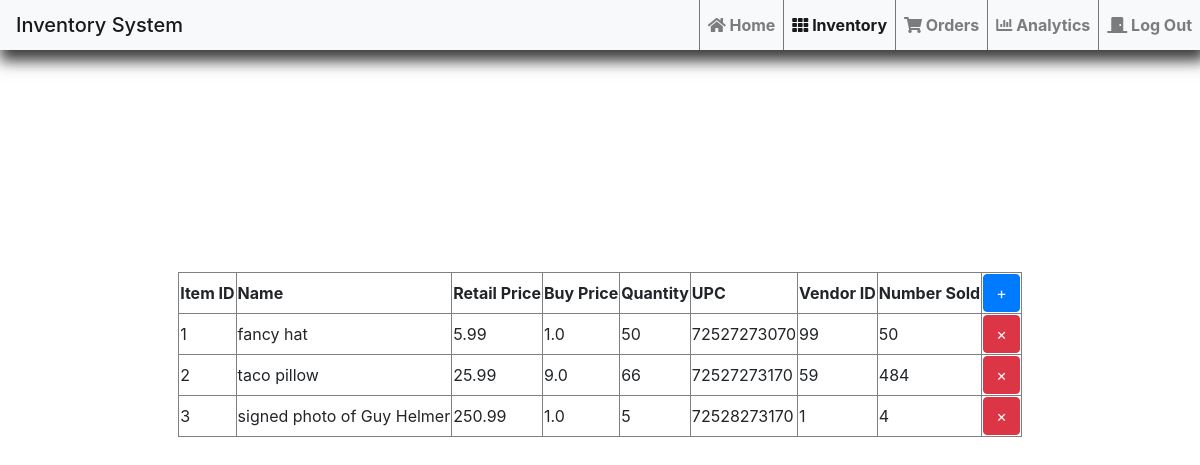
Page /inventory on the committed database.
### tables this page shows
CREATE TABLE inventory (ID 'INTEGER' PRIMARY KEY AUTOINCREMENT, item_id 'INTEGER', item_name 'TEXT',retail_price 'FLOAT',buy_price 'FLOAT', item_quantity 'INTEGER', upc 'INTEGER', vendor_id 'INTEGER', num_item_sold 'INTEGER');

### system.py (the view)
@app.route('/inventory', methods=['GET'])
def inventory():
    con = sqlite3.connect(sqlite_file)
    con.row_factory = sqlite3.Row
    cur = con.cursor()
    cur.execute("SELECT * FROM inventory")
    rows = cur.fetchall()
    con.close()
    return render_template("inventory.html",  rows=rows)

### templates/inventory.html (shortened to what this page needs)
{%extends "layout.html"%}
{% block navLinks %}
<li class="nav-item"><a href="{{ url_for('home') }}" class="nav-link"><i
        class="fas fa-home"></i> Home</a></li>
<li class="nav-item active"><a href="{{ url_for('inventory') }}" class="nav-link"><i class="fas fa-th"></i>
    Inventory</a></li>
<li class="nav-item"><a href="{{ url_for('orders') }}" class="nav-link"><i
        class="fas fa-shopping-cart"></i> Orders</a></li>
<li class="nav-item"><a href="{{ url_for('analytics') }}" class="nav-link"><i
        class="fas fa-chart-bar"></i></i> Analytics</a></li>
<li class="nav-item"><a href="{{ url_for('login') }}" class="nav-link"><i
        class="fas fa-door-closed"></i></i> Log Out</a></li>
{% endblock %}
{% block head %}
{{ super() }}
{% endblock %}
{%block content%}
<body onload="init()">
<table class="center" border=1>
    <thead>
    <th>Item ID</th>
    <th>Name</th>
    <th>Retail Price</th>
    <th>Buy Price</th>
    <th>Quantity</th>
    <th>UPC</th>
    <th>Vendor ID</th>
    <th>Number Sold</th>
    <th>
        <button type="button" class="btn btn-primary" data-toggle="modal" data-target="#exampleModal">&plus;</button>
    </th>
    </thead>
    {% for row in rows %}
    <tr>
        <td>{{row["item_id"]}}</td>
        <td>{{row["item_name"]}}</td>
        <td>{{ row["retail_price"]}}</td>
        <td>{{row["buy_price"]}}</td>
        <td>{{row["item_quantity"]}}</td>
        <td>{{ row["upc"]}}</td>
        <td>{{row["vendor_id"]}}</td>
        <td>{{row["num_item_sold"]}}</td>
        <td>
            <button type="button" class="btn btn-danger">&times;</button>
        </td>
    </tr>
    {% endfor %}
</table>
</body>
{%endblock%}

### static/style.css (style rules this page uses)
body { background: mediumslateblue; margin: 0; }
.center { margin: 20% auto; }
@media only screen and (min-width: 992px) { ul.menu li { float: left; border-left: 1px solid #777777; height: 100%; } }
ul.menu a { display: block; text-decoration: none; padding: 13px; transition: background 0.15s ease; }

### rows in the picture
inventory: item_id "1", item_name "fancy hat", retail_price "5.99", buy_price "1.0", item_quantity "50", upc "72527273070", vendor_id "99", num_item_sold "50"
inventory: item_id "2", item_name "taco pillow", retail_price "25.99", buy_price "9.0", item_quantity "66", upc "72527273170", vendor_id "59", num_item_sold "484"
inventory: item_id "3", item_name "signed photo of Guy Helmer", retail_price "250.99", buy_price "1.0", item_quantity "5", upc "72528273170", vendor_id "1", num_item_sold "4"
